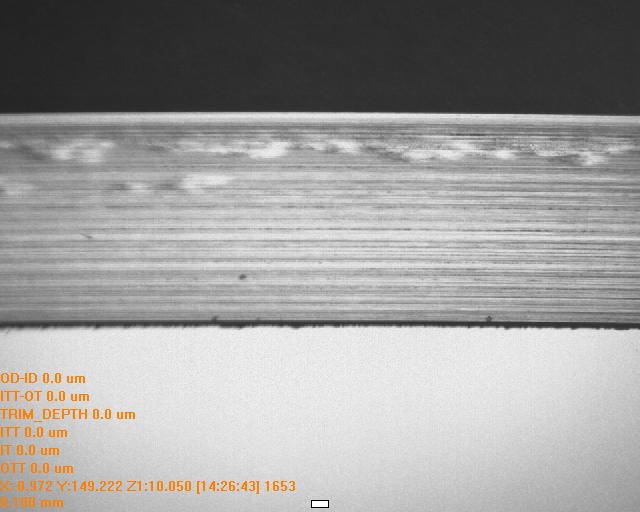
//> input picture openCVRaw/img/14264320.BMP, 640 x 512 px
$ ./openCVRaw   (built with g++ and OpenCV 4)
//> lines starting //> are read from the running program, lines starting //| are printed output that depends on the picture
### openCVRaw/openCVRaw/canny.h
#pragma once
#include <math.h>

#include <iostream>
#include <vector>
// #include <fstream>

#include <opencv2/highgui.hpp>
#include <fstream>
// #include <opencv2/imgcodecs.hpp>
// #include <opencv2/imgproc.hpp>

cv::Mat cannyEdgeDetection(std::string readLocation, std::string writeLocation, double lowerThreshold, double higherThreshold);
std::vector<int> imgToArray(cv::Mat img, uint8_t* pixelPtr, int sizeRows, int sizeCols, int sizeDepth);
void arrayToImg(std::vector<int>& pixels, uint8_t* pixelPtr, int sizeRows, int sizeCols, int sizeDepth);
std::vector<int> gaussianBlur(std::vector<int>& pixels, std::vector<std::vector<double>>& kernel, double kernelConst, int sizeRows, int sizeCols, int sizeDepth);
std::vector<int> rgbToGrayscale(std::vector<int>& pixels, int sizeRows, int sizeCols, int sizeDepth);
std::vector<int> cannyFilter(std::vector<int>& pixels, int sizeRows, int sizeCols, int sizeDepth, double lowerThreshold, double higherThreshold);

### openCVRaw/openCVRaw/canny.cpp
#include "canny.h"

// TODO: implement a function to read and write the images.

cv::Mat cannyEdgeDetection(std::string readLocation, std::string writeLocation, double lowerThreshold, double higherThreshold) {

    cv::Mat matImage;

    if (readLocation == writeLocation) {
        std::cout << "The read file and save file locations cannot be the same.\n";
        return matImage;
    }
    cv::Mat img = cv::imread(readLocation);

    // READ_FILE:

    uint8_t* pixelPtr = (uint8_t*)img.data;
    int sizeRows = img.rows;
    int sizeCols = img.cols;
    int sizeDepth = img.channels();
    std::vector<int> pixels = imgToArray(img, pixelPtr, sizeRows, sizeCols, sizeDepth);

    arrayToImg(pixels, pixelPtr, sizeRows, sizeCols, sizeDepth);
    // cv::imshow("Original", img);

    // GAUSSIAN_BLUR:

    std::vector<std::vector<double>> kernel = { {2.0, 4.0, 5.0, 4.0, 2.0},
                                               {4.0, 9.0, 12.0, 9.0, 4.0},
                                               {5.0, 12.0, 15.0, 12.0, 5.0},
                                               {4.0, 9.0, 12.0, 9.0, 4.0},
                                               {2.0, 4.0, 5.0, 4.0, 2.0} };
    double kernelConst = (1.0 / 159.0);
    std::vector<int> pixelsBlur = gaussianBlur(pixels, kernel, kernelConst, sizeRows, sizeCols, sizeDepth);

    arrayToImg(pixelsBlur, pixelPtr, sizeRows, sizeCols, sizeDepth);
    // cv::imshow("Blurred", img);

    // GRAYSCALE:

    cv::Mat imgGrayscale(sizeRows, sizeCols, CV_8UC1, cv::Scalar(0));
    uint8_t* pixelPtrGray = (uint8_t*)imgGrayscale.data;

    std::vector<int> pixelsGray = rgbToGrayscale(pixelsBlur, sizeRows, sizeCols, sizeDepth);
    arrayToImg(pixelsGray, pixelPtrGray, sizeRows, sizeCols, 1);
    // cv::imshow("Grayscale", imgGrayscale);

    // CANNY_FILTER:
    std::vector<int> pixelsCanny = cannyFilter(pixelsGray, sizeRows, sizeCols, 1, lowerThreshold, higherThreshold);


    arrayToImg(pixelsCanny, pixelPtrGray, sizeRows, sizeCols, 1);
    //cv::imwrite(writeLocation, imgGrayscale);

    //chage by reza
    return matImage;
    //cv::imshow("CannyEdgeDetection", imgGrayscale);
    //cv::waitKey(0);

}

std::vector<int> imgToArray(cv::Mat img, uint8_t* pixelPtr, int sizeRows, int sizeCols, int sizeDepth) {
    std::vector<int> pixels(sizeRows * sizeCols * sizeDepth);
    for (int i = 0; i < sizeRows; i++) {
        for (int j = 0; j < sizeCols; j++) {
            for (int k = 0; k < sizeDepth; k++) {
                // converting BGR to RGB colors
                pixels[i * sizeCols * sizeDepth + j * sizeDepth + k] =
                    (int)pixelPtr[i * sizeCols * sizeDepth + j * sizeDepth + 2 - k];
            }
        }
    }
    return pixels;
}

void arrayToImg(std::vector<int>& pixels, uint8_t* pixelPtr, int sizeRows, int sizeCols, int sizeDepth) {
    for (int i = 0; i < sizeRows; i++) {
        for (int j = 0; j < sizeCols; j++) {
            for (int k = 0; k < sizeDepth; k++) {
                pixelPtr[i * sizeCols * sizeDepth + j * sizeDepth + k] =
                    (uint8_t)pixels[i * sizeCols * sizeDepth + j * sizeDepth + (sizeDepth - 1 - k)];
            }
        }
    }
    //By reza
    std::ofstream myfile;
    myfile.open("D:/test.csv");
    for (int i = 0; i < sizeRows; i++)
    {
        for (int j = 0; j < sizeCols; j++)
        {
            for (int k = 0; k < sizeDepth; k++)
            {
                myfile << pixels[i * sizeCols * sizeDepth + j * sizeDepth + (sizeDepth - 1 - k)];
                if (j == sizeCols - 1 && k == sizeDepth - 1)
                {
                    myfile << "\n";
                }
                else
                {
                    myfile << ",";
                }
            }
        }
    }
    myfile.close();
    std::cout << "Success" << std::endl;
}

std::vector<int> gaussianBlur(std::vector<int>& pixels, std::vector<std::vector<double>>& kernel, double kernelConst, int sizeRows, int sizeCols, int sizeDepth) {
    std::vector<int> pixelsBlur(sizeRows * sizeCols * sizeDepth);
    for (int i = 0; i < sizeRows; i++) {
        for (int j = 0; j < sizeCols; j++) {
            for (int k = 0; k < sizeDepth; k++) {
                double sum = 0;
                double sumKernel = 0;
                for (int y = -2; y <= 2; y++) {
                    for (int x = -2; x <= 2; x++) {
                        if ((i + x) >= 0 && (i + x) < sizeRows && (j + y) >= 0 && (j + y) < sizeCols) {
                            double channel = (double)pixels[(i + x) * sizeCols * sizeDepth + (j + y) * sizeDepth + k];
                            sum += channel * kernelConst * kernel[x + 2][y + 2];
                            sumKernel += kernelConst * kernel[x + 2][y + 2];
                        }
                    }
                }
                pixelsBlur[i * sizeCols * sizeDepth + j * sizeDepth + k] = (int)(sum / sumKernel);
            }
        }
    }
    return pixelsBlur;
}

std::vector<int> rgbToGrayscale(std::vector<int>& pixels, int sizeRows, int sizeCols, int sizeDepth) {
    std::vector<int> pixelsGray(sizeRows * sizeCols);
    for (int i = 0; i < sizeRows; i++) {
        for (int j = 0; j < sizeCols; j++) {
            int sum = 0;
            for (int k = 0; k < sizeDepth; k++) {
                sum = sum + pixels[i * sizeCols * sizeDepth + j * sizeDepth + k];
            }
            pixelsGray[i * sizeCols + j] = (int)(sum / sizeDepth);
        }
    }
    return pixelsGray;
}

std::vector<int> cannyFilter(std::vector<int>& pixels, int sizeRows, int sizeCols, int sizeDepth, double lowerThreshold, double higherThreshold) {
    std::vector<int> pixelsCanny(sizeRows * sizeCols);
    int gx[3][3] = { {-1, 0, 1}, {-2, 0, 2}, {-1, 0, 1} };
    int gy[3][3] = { {-1, -2, -1}, {0, 0, 0}, {1, 2, 1} };
    double* G = new double[sizeRows * sizeCols];
    std::vector<int> theta(sizeRows * sizeCols);
    double largestG = 0;

    // perform canny edge detection on everything but the edges
    for (int i = 1; i < sizeRows - 1; i++) {
        for (int j = 1; j < sizeCols - 1; j++) {
            // find gx and gy for each pixel
            double gxValue = 0;
            double gyValue = 0;
            for (int x = -1; x <= 1; x++) {
                for (int y = -1; y <= 1; y++) {
                    gxValue = gxValue + (gx[1 - x][1 - y] * (double)(pixels[(i + x) * sizeCols + j + y]));
                    gyValue = gyValue + (gy[1 - x][1 - y] * (double)(pixels[(i + x) * sizeCols + j + y]));
                }
            }

            // calculate G and theta
            G[i * sizeCols + j] = std::sqrt(std::pow(gxValue, 2) + std::pow(gyValue, 2));
            double atanResult = atan2(gyValue, gxValue) * 180.0 / 3.14159265;
            theta[i * sizeCols + j] = (int)(180.0 + atanResult);

            if (G[i * sizeCols + j] > largestG) { largestG = G[i * sizeCols + j]; }

            // setting the edges
            if (i == 1) {
                G[i * sizeCols + j - 1] = G[i * sizeCols + j];
                theta[i * sizeCols + j - 1] = theta[i * sizeCols + j];
            }
            else if (j == 1) {
                G[(i - 1) * sizeCols + j] = G[i * sizeCols + j];
                theta[(i - 1) * sizeCols + j] = theta[i * sizeCols + j];
            }
            else if (i == sizeRows - 1) {
                G[i * sizeCols + j + 1] = G[i * sizeCols + j];
                theta[i * sizeCols + j + 1] = theta[i * sizeCols + j];
            }
            else if (j == sizeCols - 1) {
                G[(i + 1) * sizeCols + j] = G[i * sizeCols + j];
                theta[(i + 1) * sizeCols + j] = theta[i * sizeCols + j];
            }

            // setting the corners
            if (i == 1 && j == 1) {
                G[(i - 1) * sizeCols + j - 1] = G[i * sizeCols + j];
                theta[(i - 1) * sizeCols + j - 1] = theta[i * sizeCols + j];
            }
            else if (i == 1 && j == sizeCols - 1) {
                G[(i - 1) * sizeCols + j + 1] = G[i * sizeCols + j];
                theta[(i - 1) * sizeCols + j + 1] = theta[i * sizeCols + j];
            }
            else if (i == sizeRows - 1 && j == 1) {
                G[(i + 1) * sizeCols + j - 1] = G[i * sizeCols + j];
                theta[(i + 1) * sizeCols + j - 1] = theta[i * sizeCols + j];
            }
            else if (i == sizeRows - 1 && j == sizeCols - 1) {
                G[(i + 1) * sizeCols + j + 1] = G[i * sizeCols + j];
                theta[(i + 1) * sizeCols + j + 1] = theta[i * sizeCols + j];
            }

            // round to the nearest 45 degrees
            theta[i * sizeCols + j] = round(theta[i * sizeCols + j] / 45) * 45;
        }
    }
    for (int i = 1; i < sizeRows - 1; i++) {
        for (int j = 1; j < sizeCols - 1; j++) {
        }
    }

    // non-maximum suppression
    for (int i = 1; i < sizeRows - 1; i++) {
        for (int j = 1; j < sizeCols - 1; j++) {
            if (theta[i * sizeCols + j] == 0 || theta[i * sizeCols + j] == 180) {
                if (G[i * sizeCols + j] < G[i * sizeCols + j - 1] || G[i * sizeCols + j] < G[i * sizeCols + j + 1]) {
                    G[i * sizeCols + j] = 0;
                }
            }
            else if (theta[i * sizeCols + j] == 45 || theta[i * sizeCols + j] == 225) {
                if (G[i * sizeCols + j] < G[(i + 1) * sizeCols + j + 1] || G[i * sizeCols + j] < G[(i - 1) * sizeCols + j - 1]) {
                    G[i * sizeCols + j] = 0;
                }
            }
            else if (theta[i * sizeCols + j] == 90 || theta[i * sizeCols + j] == 270) {
                if (G[i * sizeCols + j] < G[(i + 1) * sizeCols + j] || G[i * sizeCols + j] < G[(i - 1) * sizeCols + j]) {
                    G[i * sizeCols + j] = 0;
                }
            }
            else {
                if (G[i * sizeCols + j] < G[(i + 1) * sizeCols + j - 1] || G[i * sizeCols + j] < G[(i - 1) * sizeCols + j + 1]) {
                    G[i * sizeCols + j] = 0;
                }
            }

            pixelsCanny[i * sizeCols + j] = (int)(G[i * sizeCols + j] * (255.0 / largestG));
        }
    }

    // double threshold
    bool changes;
    do {
        changes = false;
        for (int i = 1; i < sizeRows - 1; i++) {
            for (int j = 1; j < sizeCols - 1; j++) {
                if (G[i * sizeCols + j] < (lowerThreshold * largestG)) {
                    G[i * sizeCols + j] = 0;
                }
                else if (G[i * sizeCols + j] >= (higherThreshold * largestG)) {
                    continue;
                }
                else if (G[i * sizeCols + j] < (higherThreshold * largestG)) {
                    int tempG = G[i * sizeCols + j];
                    G[i * sizeCols + j] = 0;
                    for (int x = -1; x <= 1; x++) {
                        bool breakNestedLoop = false;
                        for (int y = -1; y <= 1; y++) {
                            if (x == 0 && y == 0) { continue; }
                            if (G[(i + x) * sizeCols + (j + y)] >= (higherThreshold * largestG)) {
                                G[i * sizeCols + j] = (higherThreshold * largestG);
                                changes = true;
                                breakNestedLoop = true;
                                break;
                            }
                        }
                        if (breakNestedLoop) { break; }
                    }
                }
                pixelsCanny[i * sizeCols + j] = (int)(G[i * sizeCols + j] * (255.0 / largestG));
            }
        }
    } while (changes);

    return pixelsCanny;
}

### openCVRaw/openCVRaw/openCVRaw.cpp

#include <iostream>
#include <fstream>

#include "canny.h"

//For testing
#include <opencv2/core.hpp>
#include <opencv2/imgcodecs.hpp>
#include <opencv2/highgui.hpp>
#include "opencv2/core/utility.hpp"
#include "opencv2/imgproc.hpp"

using namespace std;

void writeVecInCSV(vector<int> & dataVector) {
    // Open the CSV file for writing
    std::ofstream outputFile("output.csv");

    // Check if the file is opened successfully
    if (!outputFile.is_open()) {
        std::cerr << "Error: Could not open the file." << std::endl;
        return;
    }

    // Write vector elements to the CSV file
    for (size_t i = 0; i < dataVector.size(); ++i) {
        outputFile << dataVector[i];

        // Add a comma after each element except the last one
        if (i < dataVector.size() - 1) {
            outputFile << ",";
        }
    }

    // Close the file
    outputFile.close();

    std::cout << "CSV file written successfully." << std::endl;
}

void writeCSV(string filename, cv::Mat m)
{
    ofstream myfile;
    myfile.open(filename.c_str());
    myfile << cv::format(m, cv::Formatter::FMT_CSV) << std::endl;
    myfile.close();
}

void ImageReadOpenCv(string filename)
{
    cv::Mat img = cv::imread(filename);
    cv::Mat gray;
    cv::cvtColor(img, gray, cv::COLOR_BGR2GRAY);

    //Canny filter
    cv::Mat edges;
    cv::Canny(gray, edges, 50, 150, 3); //3 is aparture
    //writeCSV("CannyEdgeC++.csv",edges);

}

int main()
{
    std::cout << "Hello World!\n";


    //std::string readLocation = "../img/14264320.BMP";
    //std::string writeLocation = "../img/14264320Canny.BMP";
    double lowerThreshold = 0.03; //it can be changed
    double higherThreshold = 0.1;

    string filename = "../img/14264320.BMP";
    string writeFile = "../img/";
    //ImageReadOpenCv(filename);
    cv::Mat img = cannyEdgeDetection(filename, writeFile, 50, 150);
//> in cannyEdgeDetection, img is the input picture: 512 rows x 640 cols, CV_8UC3; mean B, G, R 155.3, 156.5, 157.7
//> after the loop in imgToArray, `for (int i = 0; i < sizeRows; i++)`: pixels = 983040 items
//> in cannyEdgeDetection, `arrayToImg(pixelsBlur, pixelPtr, sizeRows, sizeCols, sizeDepth);`:
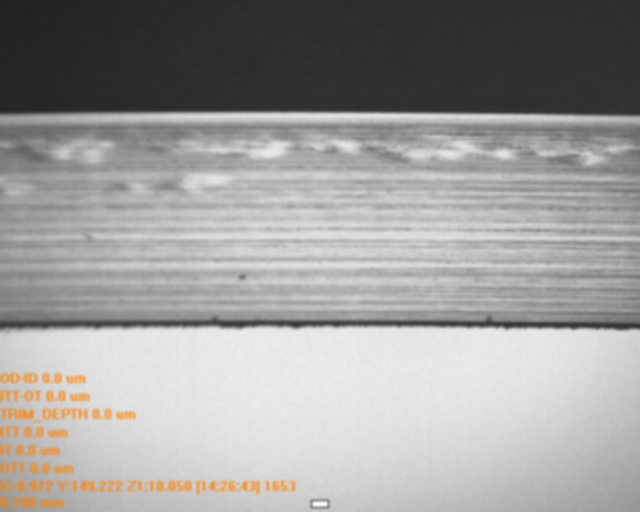
//> img: 512 rows x 640 cols, CV_8UC3; mean B, G, R 154.8, 156, 157.2
//> after the loop in rgbToGrayscale, `for (int i = 0; i < sizeRows; i++)`: pixelsGray = 327680 items
//> in cannyEdgeDetection, `arrayToImg(pixelsGray, pixelPtrGray, sizeRows, sizeCols, 1);`:
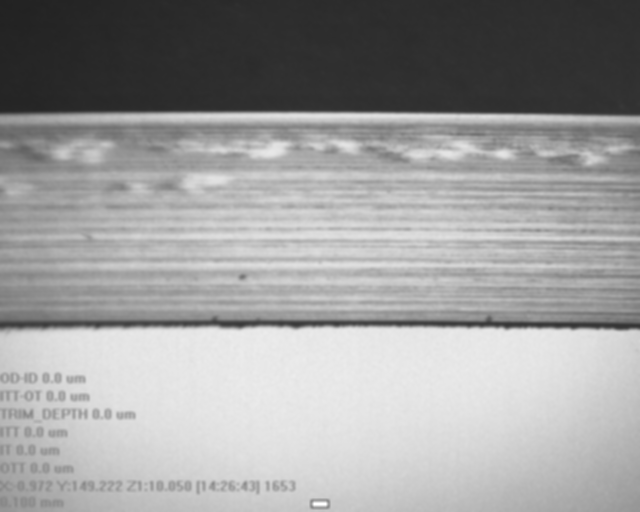
//> imgGrayscale: 512 rows x 640 cols, CV_8UC1; min 34, max 255, mean 156
//> the loop in cannyFilter, `for (int i = 1; i < sizeRows - 1; i++)` made 510 passes
//> largestG on passes 1 to 3: 7.62, 11.05, 11.4
//> after the loop in cannyFilter, `for (int i = 1; i < sizeRows - 1; i++)`: largestG = 360
//> after the loop in cannyFilter, `for (int i = 1; i < sizeRows - 1; i++)`: pixelsCanny = 327680 items
//> the loop in cannyFilter, `do` made 1 pass
//> changes on pass 1: false
//> after the loop in cannyFilter, `do`: changes = false
//> in cannyEdgeDetection, `arrayToImg(pixelsCanny, pixelPtrGray, sizeRows, sizeCols, 1);`: imgGrayscale: 512 rows x 640 cols, CV_8UC1; every value is 0
    writeCSV("RawCannyC++.csv", img);

    return 0;

}
